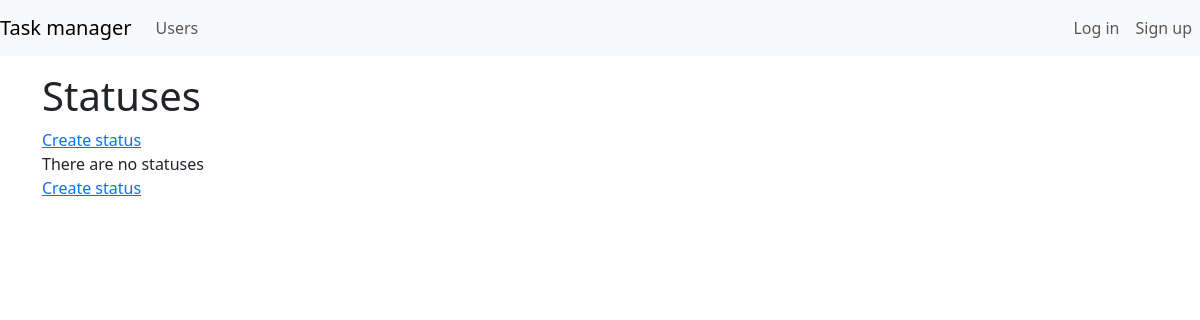
The app's page /statuses/, older data.
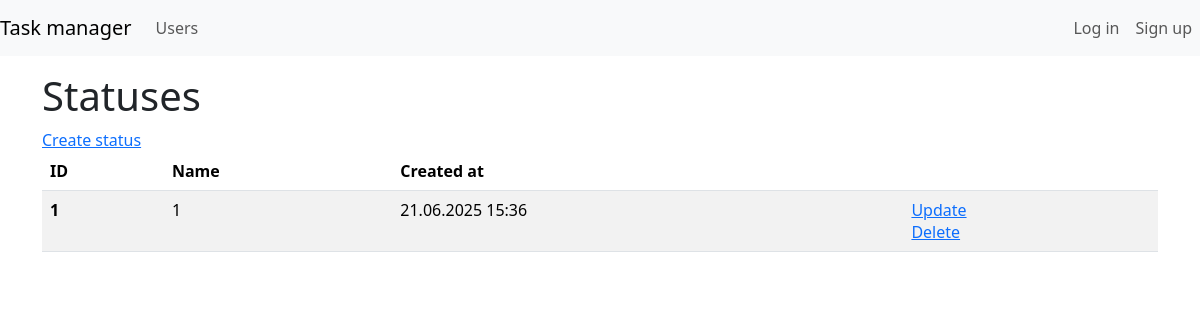
The same page, newer data.
### task_manager/statuses/models.py (models this page shows, shortened)
class Status(models.Model):
    name = models.CharField(max_length=100, unique=True)
    created_at = models.DateTimeField(auto_now_add=True)

### task_manager/statuses/views.py (the view)
# urls.py: path("", StatusView.as_view(), name="status_list"),
class StatusView(ListView):
    model = Status
    context_object_name = "status_list"
    template_name = "statuses/statuses_list.html"

### task_manager/templates/statuses/status_list.html (shortened to what this page needs)
{% extends "task_manager/base.html" %}
{% load i18n %}
{% load django_bootstrap5 %}
{% block content %}
<div class="mt-4">
    <h1 class="mt-1">{% translate "Statuses" %}</h1>
    <a href="{% url 'statuses:create_status' %}">{% translate 'Create status' %}</a>
    {% if status_list %}
    <table class="table table-striped">
        <thead>
            <tr>
                <th scope="col">ID</th>
                <th scope="col">{% translate "Name" %}</th>
                <th scope="col">{% translate "Created at" %}</th>
                <th></th>
            </tr>
        </thead>
        <tbody>
            {% for status in status_list %}
            <tr>
                <th scope="row"> {{ status.id }}</th>
                <td>{{ status.name }}</td>
                <td>{{ status.created_at|date:"d.m.Y H:i" }}</td>
                <td>
                    <a href="{% url 'statuses:update_status' status.pk %}">{% translate 'Update' %}</a>
                    <br>
                    <a href="{% url 'statuses:delete_status' status.pk %}">{% translate 'Delete' %}</a>
                </td>
            </tr>
            {% endfor %}
        </tbody>
    </table>
    {% else %}
    <p>{% translate 'There are no statuses' %}
        <br>
        <a href="{% url 'statuses:create_status' %}"> {% translate 'Create status' %}</a>
    </p>
    {% endif %}
    {% endblock %}

Row changes from the older to the newer data that the page shows:
added Status: id "1", name "1", created_at "21.06.2025 15:36"
Text that changed along with them:
text no longer shown: "There are no statuses Create status"
text now shown: "ID Name Created at"
